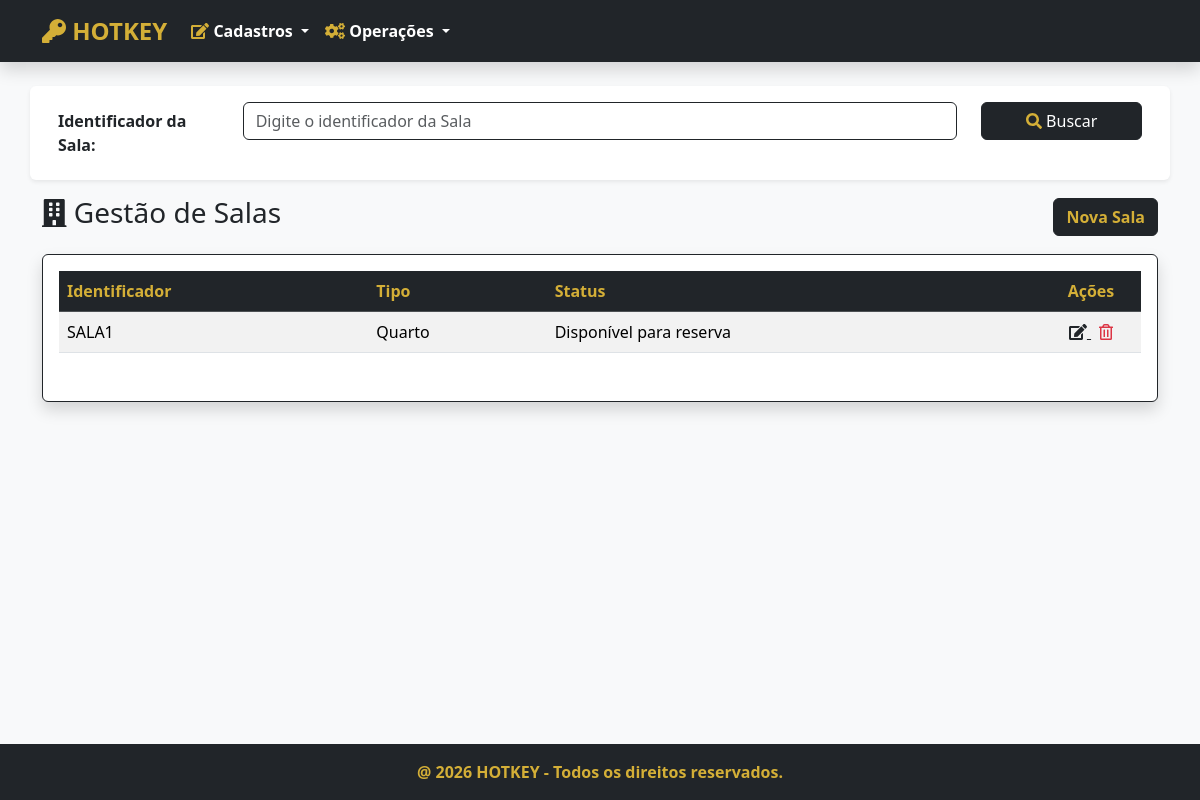
/salas/, run on an earlier commit of the app's database.
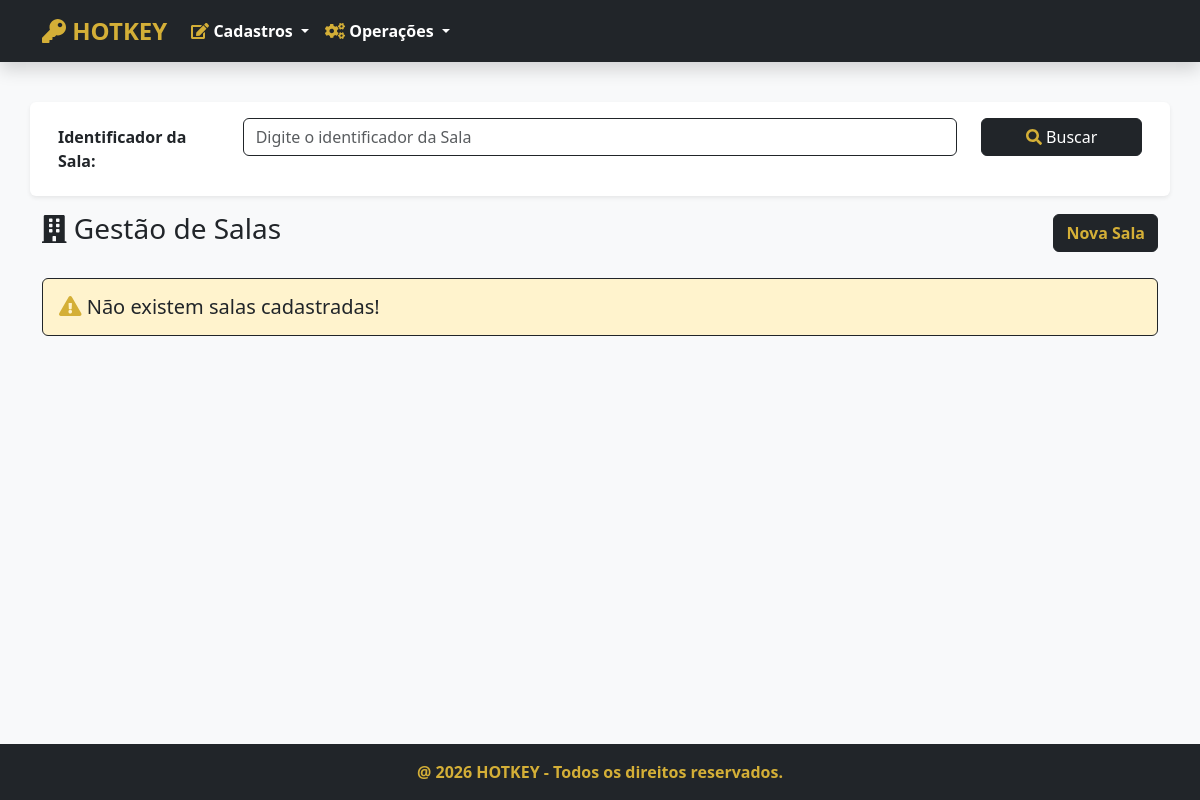
And on a later commit of the database.
### salas/models.py (models this page shows, shortened)
class Sala(models.Model):
    TIPO_CHOICES = [
        ('QUARTO', 'Quarto'),
        ('SALA COMERCIAL','Sala Comercial')
    ]
    STATUS_CHOICES = [
        ('DISPONÍVEL','Disponível para reserva'),
        ('RESERVADA','Reservada')
    ]
    codigo = models.CharField('Codigo', max_length=100, unique=True,help_text='Identificador da sala')
    tipo = models.CharField('Tipo', max_length=50, choices=TIPO_CHOICES, default='QUARTO')
    status = models.CharField('Status',max_length=50,choices=STATUS_CHOICES,help_text='Status da sala',default='DISPONÍVEL')
    class Meta:
        verbose_name = 'Sala'
        verbose_name_plural = 'Salas'

### salas/views.py (the view)
# urls.py: path('', SalaListView.as_view(), name='salas'),
class SalaListView(ListView):
    model = Sala
    template_name = 'salas.html'
    def get_queryset(self):
        buscar = self.request.GET.get('buscar')
        qs = super(SalaListView, self).get_queryset()
        if buscar:
            qs = qs.filter(codigo__icontains=buscar)
        if qs.count() > 0:
            paginator = Paginator(qs, 5)
            listagem = paginator.get_page(self.request.GET.get('page'))
            return listagem
        else:
            return messages.info(self.request,'Não existem salas cadastradas!')

### salas/templates/salas.html (shortened to what this page needs)
{% extends 'index.html' %}
{% load django_bootstrap5 %}
{% block content %}
<section class="section mt-4">
    <div class="container">
        <form action="" method="GET">
            <div class="form-group row p-3 mb-3 bg-white shadow-sm rounded">
                <label class="col-sm-2 col-form-label fw-bold">Identificador da Sala:</label>
                <div class="col-sm-8">
                    <input class="form-control border-dark" type="text" name="buscar" value="{{ request.GET.buscar }}" placeholder="Digite o identificador da Sala">
                </div>
                <div class="col-sm-2">
                    <button type="submit" class="btn btn-dark w-100"><i class="fas fa-search text-gold"></i> Buscar</button>
                </div>
            </div>
        </form>
        <div class="d-flex justify-content-between align-items-center mb-3">
            <h3 class="text-dark"><i class="fas fa-building"></i> Gestão de Salas</h3>
            <a href="{% url 'sala_adicionar' %}" class="btn btn-dark text-gold fw-bold">Nova Sala</a>
        </div>
        {% if object_list %}
        <div class="card shadow border-dark">
            <div class="card-body">
                <div class="table-responsive">
                    <table class="table table-hover table-striped">
                        <thead class="table-dark">
                            <tr>
                                <th class="text-gold">Identificador</th>
                                <th class="text-gold">Tipo</th>
                                <th class="text-gold">Status</th>
                                <th style="width: 100px; text-align: center" class="text-gold">Ações</th>
                            </tr>
                        </thead>
                        <tbody>
                            {% for sala in object_list %}
                            <tr>
                                <td>{{ sala.codigo }}</td>
                                <td>{{ sala.get_tipo_display }}</td>
                                <td>{{ sala.get_status_display }}</td>
                                <td style="text-align: center">
                                    <a href="{% url 'sala_editar' sala.pk %}" class="text-dark me-2" title="Editar">
                                        <i class="fas fa-edit"></i>
                                    </a>
                                    <a href="{% url 'sala_apagar' sala.pk %}" class="text-danger" title="Excluir">
                                        <i class="far fa-trash-alt"></i>
                                    </a>
                                </td>
                            </tr>
                            {% endfor %}
                        </tbody>
                    </table>
                </div>
            </div>
        </div>
        {% else %}
        <div class="alert alert-warning border-dark text-dark mt-4">
            <h5 class="m-0"><i class="fas fa-exclamation-triangle text-gold"></i> Não existem salas cadastradas!</h5>
        </div>
        {% endif %}
    </div>
</section>
{% endblock %}

What changed in the data, as far as the page shows it:
removed Sala: codigo "SALA1", tipo "Quarto", status "Disponível para reserva"
Also different on the page:
text no longer shown: "Identificador Tipo Status Ações"
text now shown: "Não existem salas cadastradas!"
